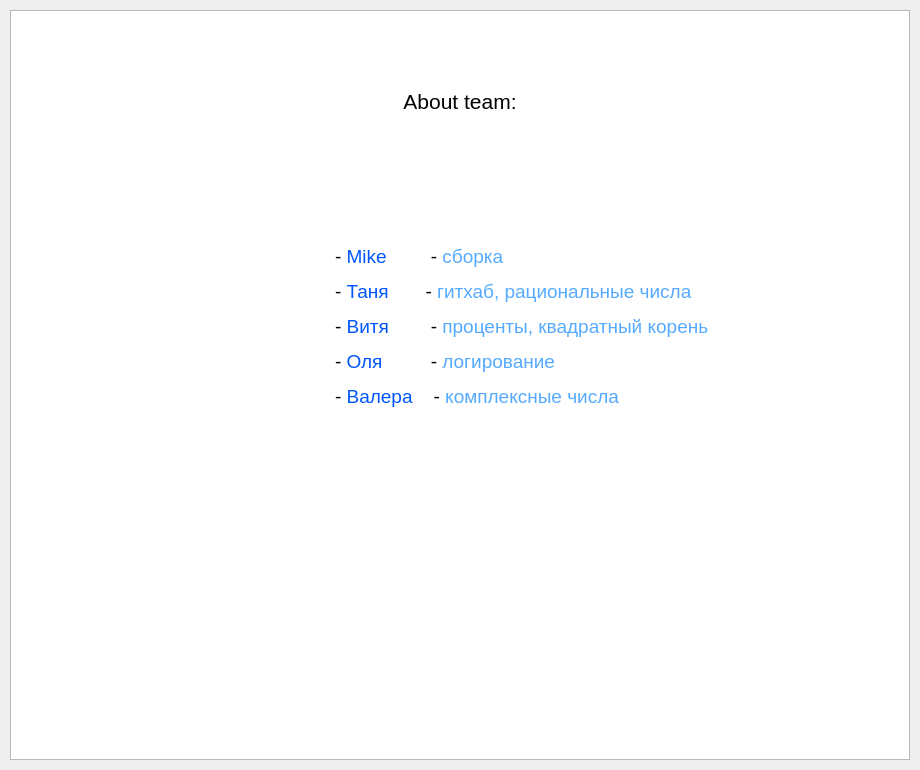
<?xml version="1.0" encoding="UTF-8"?>
<ui version="4.0">
 <class>Dialog</class>
 <widget class="QDialog" name="Dialog">
  <property name="geometry">
   <rect>
    <x>0</x>
    <y>0</y>
    <width>920</width>
    <height>770</height>
   </rect>
  </property>
  <property name="minimumSize">
   <size>
    <width>920</width>
    <height>770</height>
   </size>
  </property>
  <property name="maximumSize">
   <size>
    <width>920</width>
    <height>770</height>
   </size>
  </property>
  <property name="windowTitle">
   <string>About</string>
  </property>
  <widget class="QTextBrowser" name="textBrowser">
   <property name="geometry">
    <rect>
     <x>10</x>
     <y>10</y>
     <width>900</width>
     <height>750</height>
    </rect>
   </property>
   <property name="minimumSize">
    <size>
     <width>900</width>
     <height>750</height>
    </size>
   </property>
   <property name="maximumSize">
    <size>
     <width>900</width>
     <height>750</height>
    </size>
   </property>
   <property name="html">
    <string>&lt;!DOCTYPE HTML PUBLIC &quot;-//W3C//DTD HTML 4.0//EN&quot; &quot;http://www.w3.org/TR/REC-html40/strict.dtd&quot;&gt;
&lt;html&gt;&lt;head&gt;&lt;meta name=&quot;qrichtext&quot; content=&quot;1&quot; /&gt;&lt;style type=&quot;text/css&quot;&gt;
p, li { white-space: pre-wrap; }
&lt;/style&gt;&lt;/head&gt;&lt;body style=&quot; font-family:'MS Shell Dlg 2'; font-size:8pt; font-weight:400; font-style:normal;&quot;&gt;
&lt;p align=&quot;center&quot; style=&quot;-qt-paragraph-type:empty; margin-top:12px; margin-bottom:12px; margin-left:0px; margin-right:0px; -qt-block-indent:0; text-indent:0px;&quot;&gt;&lt;br /&gt;&lt;/p&gt;
&lt;p align=&quot;center&quot; style=&quot;-qt-paragraph-type:empty; margin-top:12px; margin-bottom:12px; margin-left:0px; margin-right:0px; -qt-block-indent:0; text-indent:0px; font-size:24pt;&quot;&gt;&lt;br /&gt;&lt;/p&gt;
&lt;p align=&quot;center&quot; style=&quot; margin-top:12px; margin-bottom:12px; margin-left:0px; margin-right:0px; -qt-block-indent:0; text-indent:0px;&quot;&gt;&lt;span style=&quot; font-size:16pt;&quot;&gt;About team:&lt;/span&gt;&lt;/p&gt;
&lt;p style=&quot;-qt-paragraph-type:empty; margin-top:12px; margin-bottom:12px; margin-left:0px; margin-right:0px; -qt-block-indent:0; text-indent:0px; font-size:24pt;&quot;&gt;&lt;br /&gt;&lt;/p&gt;
&lt;p style=&quot;-qt-paragraph-type:empty; margin-top:12px; margin-bottom:12px; margin-left:0px; margin-right:0px; -qt-block-indent:0; text-indent:0px; font-size:14pt;&quot;&gt;&lt;br /&gt;&lt;/p&gt;
&lt;p style=&quot;-qt-paragraph-type:empty; margin-top:12px; margin-bottom:12px; margin-left:0px; margin-right:0px; -qt-block-indent:0; text-indent:0px; font-size:14pt;&quot;&gt;&lt;br /&gt;&lt;/p&gt;
&lt;p style=&quot; margin-top:12px; margin-bottom:12px; margin-left:0px; margin-right:0px; -qt-block-indent:0; text-indent:0px;&quot;&gt;&lt;span style=&quot; font-size:14pt;&quot;&gt;				- &lt;/span&gt;&lt;span style=&quot; font-size:14pt; color:#0055ff;&quot;&gt;Mike&lt;/span&gt;&lt;span style=&quot; font-size:14pt;&quot;&gt; 	   - &lt;/span&gt;&lt;span style=&quot; font-size:14pt; color:#55aaff;&quot;&gt;сборка&lt;/span&gt;&lt;/p&gt;
&lt;p style=&quot; margin-top:12px; margin-bottom:12px; margin-left:0px; margin-right:0px; -qt-block-indent:0; text-indent:0px;&quot;&gt;&lt;span style=&quot; font-size:14pt;&quot;&gt;				- &lt;/span&gt;&lt;span style=&quot; font-size:14pt; color:#0055ff;&quot;&gt;Таня&lt;/span&gt;&lt;span style=&quot; font-size:14pt;&quot;&gt;       - &lt;/span&gt;&lt;span style=&quot; font-size:14pt; color:#55aaff;&quot;&gt;гитхаб, рациональные числа&lt;/span&gt;&lt;/p&gt;
&lt;p style=&quot; margin-top:12px; margin-bottom:12px; margin-left:0px; margin-right:0px; -qt-block-indent:0; text-indent:0px;&quot;&gt;&lt;span style=&quot; font-size:14pt;&quot;&gt;				- &lt;/span&gt;&lt;span style=&quot; font-size:14pt; color:#0055ff;&quot;&gt;Витя&lt;/span&gt;&lt;span style=&quot; font-size:14pt;&quot;&gt; 	   - &lt;/span&gt;&lt;span style=&quot; font-size:14pt; color:#55aaff;&quot;&gt;проценты, квадратный корень&lt;/span&gt;&lt;/p&gt;
&lt;p style=&quot; margin-top:12px; margin-bottom:12px; margin-left:0px; margin-right:0px; -qt-block-indent:0; text-indent:0px;&quot;&gt;&lt;span style=&quot; font-size:14pt;&quot;&gt;				- &lt;/span&gt;&lt;span style=&quot; font-size:14pt; color:#0055ff;&quot;&gt;Оля&lt;/span&gt;&lt;span style=&quot; font-size:14pt;&quot;&gt; 	   - &lt;/span&gt;&lt;span style=&quot; font-size:14pt; color:#55aaff;&quot;&gt;логирование&lt;/span&gt;&lt;/p&gt;
&lt;p style=&quot; margin-top:12px; margin-bottom:12px; margin-left:0px; margin-right:0px; -qt-block-indent:0; text-indent:0px;&quot;&gt;&lt;span style=&quot; font-size:14pt;&quot;&gt;				- &lt;/span&gt;&lt;span style=&quot; font-size:14pt; color:#0055ff;&quot;&gt;Валера&lt;/span&gt;&lt;span style=&quot; font-size:14pt;&quot;&gt;    - &lt;/span&gt;&lt;span style=&quot; font-size:14pt; color:#55aaff;&quot;&gt;комплексные числа&lt;/span&gt;&lt;/p&gt;&lt;/body&gt;&lt;/html&gt;</string>
   </property>
  </widget>
 </widget>
 <resources/>
 <connections/>
</ui>
